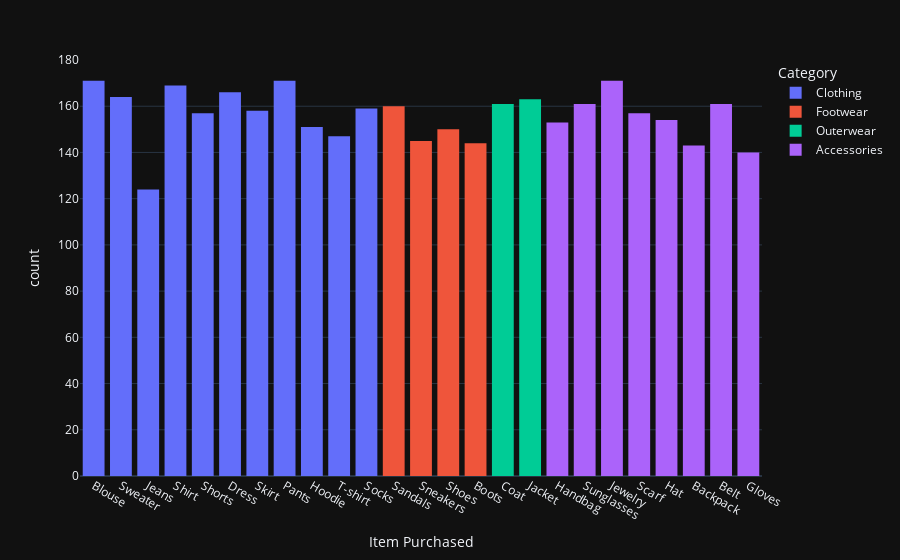

Notebook source saved alongside this figure:
### Code cell
fig = px.histogram(shop , x = 'Item Purchased' , color = 'Category')
fig.show()

### Figure 1 — Plotly figure (JSON) as saved in the notebook; plotly's stock layout.template omitted (floating-point values rounded to 4 significant figures; data arrays with more than 128 entries replaced by an {"elided": "..."} marker saying what was removed)
{"data": [{"alignmentgroup": "True", "bingroup": "x", "hovertemplate": "Category=Clothing<br>Item Purchased=%{x}<br>count=%{y}<extra></extra>", "legendgroup": "Clothing", "marker": {"color": "#636efa", "pattern": {"shape": ""}}, "name": "Clothing", "offsetgroup": "Clothing", "orientation": "v", "showlegend": true, "x": {"elided": "1737 str values"}, "xaxis": "x", "yaxis": "y", "type": "histogram"}, {"alignmentgroup": "True", "bingroup": "x", "hovertemplate": "Category=Footwear<br>Item Purchased=%{x}<br>count=%{y}<extra></extra>", "legendgroup": "Footwear", "marker": {"color": "#EF553B", "pattern": {"shape": ""}}, "name": "Footwear", "offsetgroup": "Footwear", "orientation": "v", "showlegend": true, "x": {"elided": "599 str values"}, "xaxis": "x", "yaxis": "y", "type": "histogram"}, {"alignmentgroup": "True", "bingroup": "x", "hovertemplate": "Category=Outerwear<br>Item Purchased=%{x}<br>count=%{y}<extra></extra>", "legendgroup": "Outerwear", "marker": {"color": "#00cc96", "pattern": {"shape": ""}}, "name": "Outerwear", "offsetgroup": "Outerwear", "orientation": "v", "showlegend": true, "x": {"elided": "324 str values"}, "xaxis": "x", "yaxis": "y", "type": "histogram"}, {"alignmentgroup": "True", "bingroup": "x", "hovertemplate": "Category=Accessories<br>Item Purchased=%{x}<br>count=%{y}<extra></extra>", "legendgroup": "Accessories", "marker": {"color": "#ab63fa", "pattern": {"shape": ""}}, "name": "Accessories", "offsetgroup": "Accessories", "orientation": "v", "showlegend": true, "x": {"elided": "1240 str values"}, "xaxis": "x", "yaxis": "y", "type": "histogram"}], "layout": {"xaxis": {"anchor": "y", "domain": [0.0, 1.0], "title": {"text": "Item Purchased"}}, "yaxis": {"anchor": "x", "domain": [0.0, 1.0], "title": {"text": "count"}}, "legend": {"title": {"text": "Category"}, "tracegroupgap": 0}, "margin": {"t": 60}, "barmode": "relative"}}
